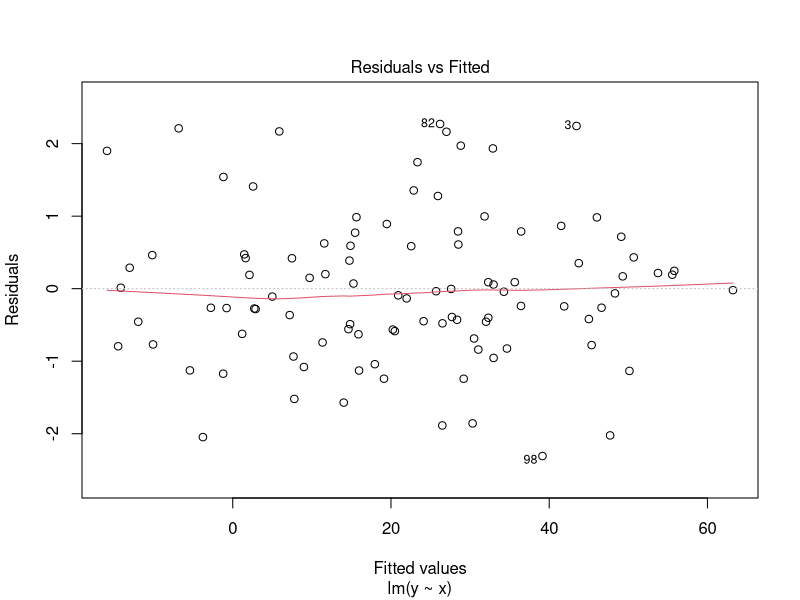
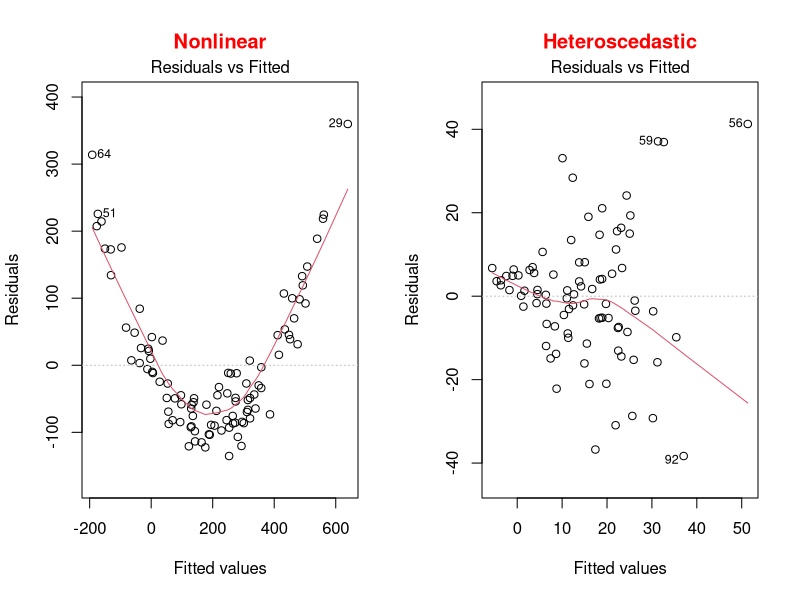
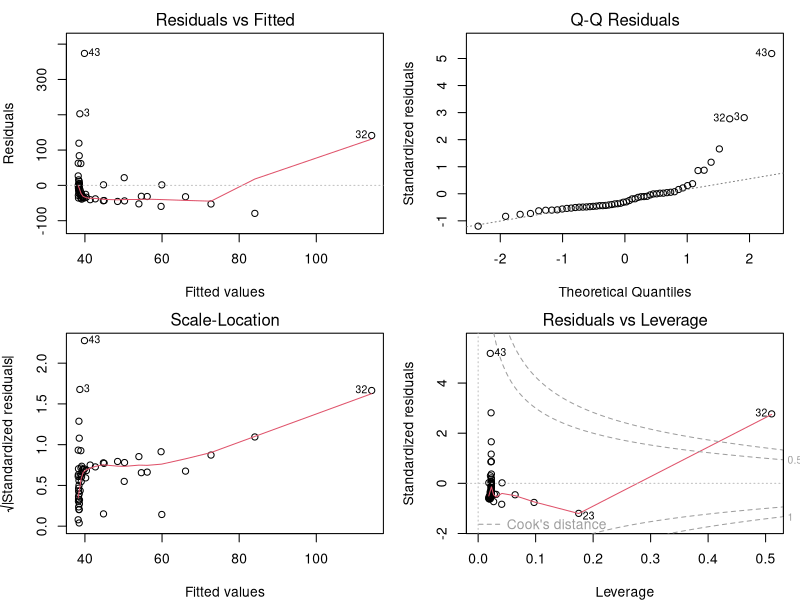
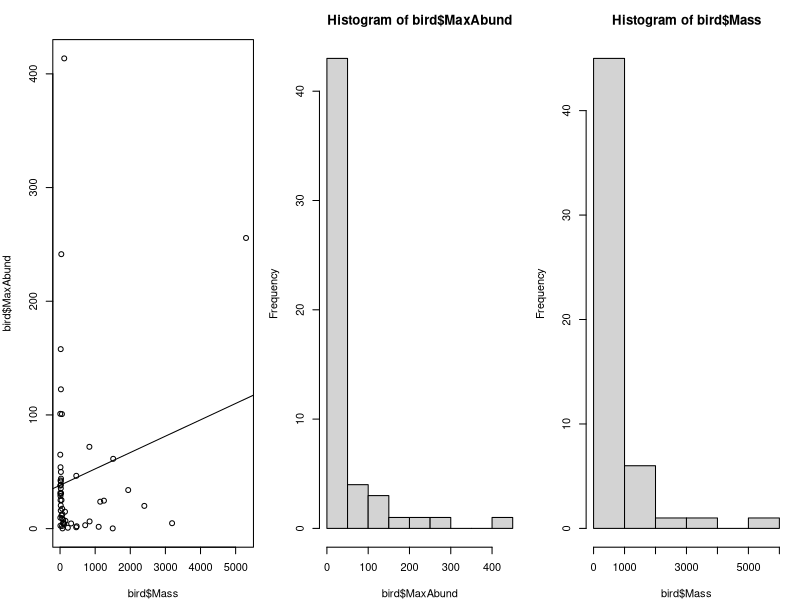
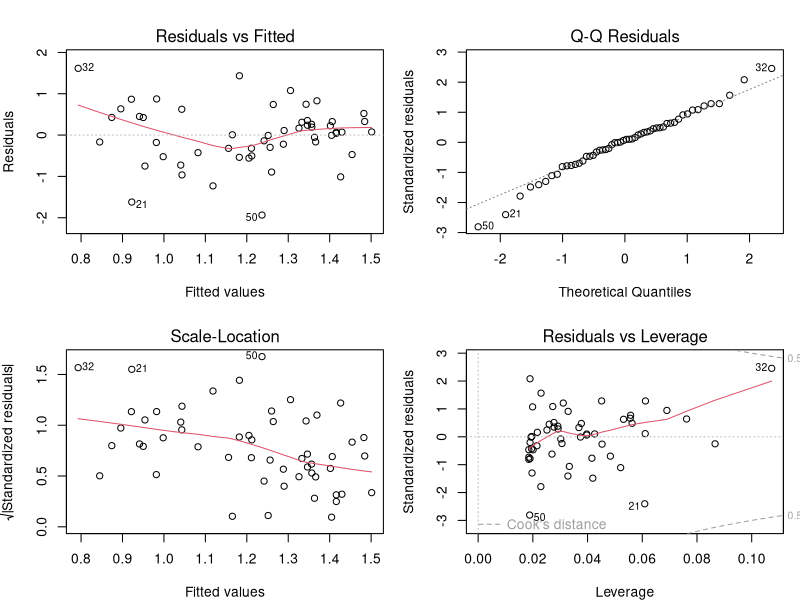
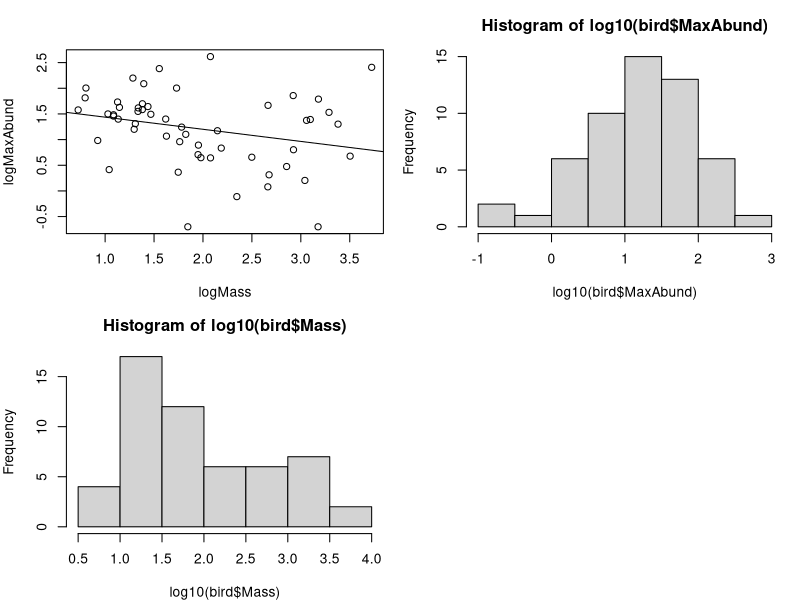
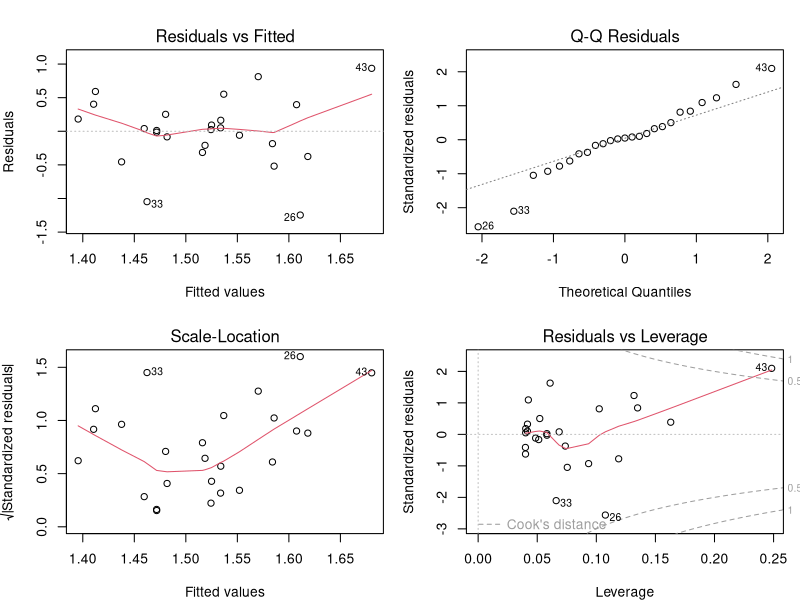
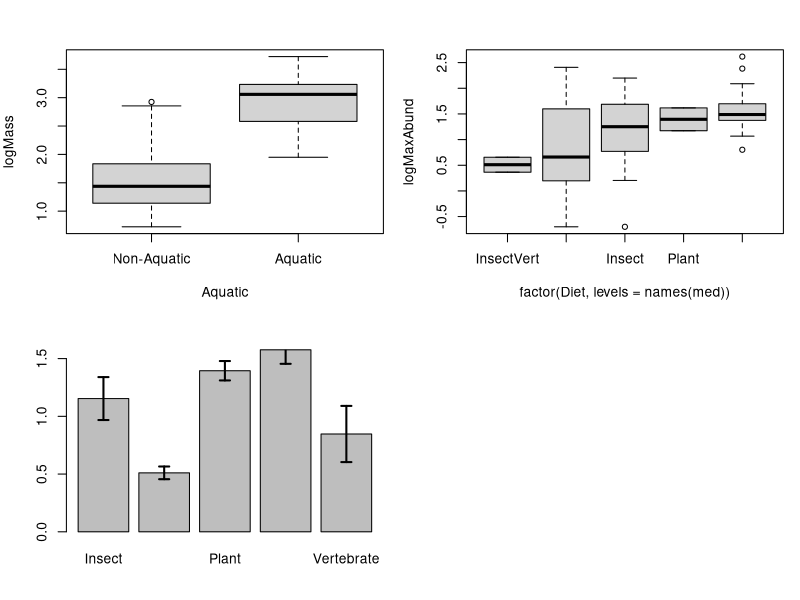

The R script that drew these images, in order: (Note: this script raises an error after producing the figures.)
## ---- chunk 1
knitr::opts_chunk$set(
  comment = "#",
  collapse = TRUE,
  warning = FALSE,
  message = FALSE,
  fig.width=6, fig.height=6,
  fig.align = 'center'
)
## ---- chunk 2
options(repos=structure(c(CRAN="http://cran.r-project.org")))
## ---- chunk 3
if (!require(dplyr)) install.packages("dplyr")
library(dplyr)

if (!require(kableExtra)) install.packages("kableExtra")
library(kableExtra)

if (!require(vegan)) install.packages("vegan")
library(vegan)

if (!require(e1071)) install.packages("e1071")
library(e1071)

if (!require(MASS)) install.packages("MASS")
library(MASS)

if (!require(car)) install.packages("car")
library(car)

if (!require(effects)) install.packages("effects")
library(effects)

## ---- chunk 4
bird <- read.csv("Scripts_and_data/birdsdiet.csv")
## ---- chunk 5
lm1 <- lm(MaxAbund ~ Mass, data = bird)
## ---- chunk 6
set.seed(1234564)
x <- rnorm(100,10,10)
y <- 2*x+0 + rnorm(100)
lm <- lm(y~x)
plot(lm, which = 1)
## ---- chunk 7
par(mfrow=c(1,2))
set.seed(1234564)
x = rnorm(100,10,10)
y = (x)^2 + rnorm(length(x),0,30)
lm=lm(y~scale(x))
plot(lm,which = 1, main = "Nonlinear", col.main="red")

x = rnorm(100,10,10)
y = (x)+0 + rnorm(length(x),0,x)
lm=lm(y~scale(x))
plot(lm,which = 1, main = "Heteroscedastic", col.main="red")
## ---- chunk 8
par(mfrow=c(2,2), mar = c(4,4,2,1), oma =c(0,0,0,0))
plot(lm1)
## ---- chunk 9
par(mfrow=c(1,3), mar = c(4,4,3,1))
plot(bird$MaxAbund ~ bird$Mass)
abline(lm1)
hist(bird$MaxAbund)
hist(bird$Mass)
## ---- chunk 10
shapiro.test(bird$MaxAbund)
shapiro.test(bird$Mass)
## ---- chunk 11
skewness(bird$MaxAbund)
skewness(bird$Mass)
## ---- chunk 12
bird$logMaxAbund <- log10(bird$MaxAbund)
bird$logMass <- log10(bird$Mass)
## ---- chunk 13
lm2 <- lm(logMaxAbund ~ logMass, data = bird)
## ---- chunk 14
par(mfrow=c(2,2), mar=c(4,4,3,1))
plot(lm2)
## ---- chunk 15
plot(logMaxAbund ~ logMass, data=bird)
abline(lm2)
hist(log10(bird$MaxAbund))
hist(log10(bird$Mass))
## ---- chunk 16
summary(lm2)
## ---- chunk 17
lm3 <- lm(logMaxAbund~logMass, data=bird, subset=!bird$Aquatic)
# removes aquatic birds (= TRUE)
# or equivalently
lm3 <- lm(logMaxAbund~logMass, data=bird, subset=bird$Aquatic == 0)
## ---- chunk 18
# Run the model
lm4 <- lm(logMaxAbund ~ logMass, data=bird, subset=bird$Passerine == 1)

# Examine the diagnostic plots
par(mfrow=c(2,2))
plot(lm4)
summary(lm4)

# Compare variance explained by lm2, lm3 and lm4
str(summary(lm4))

# Recall: we want adj.r.squared
summary(lm4)$adj.r.squared # R2-adj = -0.02
summary(lm2)$adj.r.squared # R2-adj = 0.05
summary(lm3)$adj.r.squared # R2-adj = 0.25
## ---- chunk 19
boxplot(logMass ~ Aquatic,
        data = bird,
        names = c("Non-Aquatic",
                  "Aquatic"))
## ---- chunk 20
var.test(logMass ~ Aquatic, data = bird)
## ---- chunk 21
ttest1 <- t.test(logMass ~ Aquatic, var.equal = TRUE, data = bird)

# Or use lm()
ttest.lm1 <- lm(logMass ~ Aquatic, data=bird)
## ---- chunk 22
ttest1$statistic^2
anova(ttest.lm1)$F
# answer: F=60.3845 in both cases
## ---- chunk 23
# Unilateral t-test
uni.ttest1 <- t.test(logMass ~ Aquatic,
                     var.equal = TRUE,
                     data = bird,
                     alternative = "less")
uni.ttest1
## ---- chunk 24
uni.ttest1
## ---- chunk 25
med <- sort(tapply(bird$logMaxAbund,
                   bird$Diet, median))
boxplot(logMaxAbund ~ factor(Diet,
                             levels = names(med)),
        data = bird)
## ---- chunk 26
anov1 <- lm(logMaxAbund ~ Diet,
            data = bird)
anova(anov1)
## ---- chunk 27
aov1 <- aov(logMaxAbund ~ Diet,
            data = bird)
summary(aov1)
## ---- chunk 28
anova(anov1)
## ---- chunk 29
summary(aov1)
## ---- chunk 30
bartlett.test(logMaxAbund ~ Diet,
              data = bird)
## ---- chunk 31
shapiro.test(resid(anov1))
## ---- chunk 32
summary(anov1)
## ---- chunk 33
TukeyHSD(aov(anov1),
         ordered=T)
## ---- chunk 34
sd <- tapply(bird$logMaxAbund, list(bird$Diet), sd)
means <- tapply(bird$logMaxAbund, list(bird$Diet), mean)
n <- length(bird$logMaxAbund)
se <- 1.96*sd/sqrt(n)
bp <- barplot(means)
epsilon = 0.1
segments(bp, means - se, bp, means + se, lwd=2)
segments(bp - epsilon, means - se, bp + epsilon, means - se, lwd = 2)
segments(bp - epsilon, means + se, bp + epsilon, means + se, lwd = 2)
## ---- chunk 35
anov2 <- lm(logMaxAbund ~ Diet*Aquatic,
            data = bird)
summary(anov2)
anova(anov2)
## ---- chunk 36
ancov1 <- lm(logMaxAbund ~ logMass*Diet,
             data = bird)
anova(ancov1)
## ---- chunk 37
ancov2 <- lm(logMaxAbund ~ logMass + Diet,
             data = bird)
anova(ancov2)

## ---- chunk 38
Dickcissel = read.csv("Scripts_and_data/dickcissel.csv")
## ---- chunk 39
str(Dickcissel)
## ---- chunk 40
plot(Dickcissel) # May take some time
## ---- chunk 41
lm.mult <- lm(abund ~ clTma + NDVI + grass,
              data = Dickcissel)
summary(lm.mult)
## ---- chunk 42
par(mfrow=c(2,2))
plot(lm.mult)
## ---- chunk 43
summary(lm.mult)
## ---- chunk 44
par(mfrow=c(1,3))
plot(abund ~ clTma, data = Dickcissel)
plot(abund ~ NDVI,  data = Dickcissel)
plot(abund ~ grass, data = Dickcissel)
## ---- chunk 45
lm.full <- lm(abund ~ . - Present,
              data = Dickcissel)
lm.step <- step(lm.full)
?step
## ---- chunk 46
summary(lm.full)
## ---- chunk 47
summary(lm.step)
## ---- chunk 48
tapply(bird$logMaxAbund,
       bird$Diet,
       mean)
coef(anov1)
coef(anov1)[1] + coef(anov1)[2] # InsectVert
coef(anov1)[1] + coef(anov1)[3] # Plant
## ---- chunk 49
bird$Diet2 <- relevel(bird$Diet, ref="Plant")
anov2 <- lm(logMaxAbund ~ Diet2,
            data = bird)
summary(anov2)
anova(anov2)
## ---- chunk 50
bird$Diet2 <- factor(bird$Diet, levels=names(med))
anov2 <- lm(logMaxAbund ~ Diet2,
            data = bird)
summary(anov2)
anova(anov2)
## ---- chunk 51
sum(contrasts(bird$Diet)[,1])
sum(contrasts(bird$Diet)[,1]*contrasts(bird$Diet)[,2])
## ---- chunk 52
options(contrasts=c("contr.helmert", "contr.poly"))
sum(contrasts(bird$Diet)[,1])
sum(contrasts(bird$Diet)[,1]*contrasts(bird$Diet)[,2])
anov3 <- lm(logMaxAbund ~ Diet,
            data = bird)
summary(anov3)
## ---- chunk 53
table(bird$Aquatic)
## ---- chunk 54
unb.anov1 <- lm(logMaxAbund ~ Aquatic + Diet, data = bird)
unb.anov2 <- lm(logMaxAbund ~ Diet + Aquatic, data = bird)
anova(unb.anov1)
anova(unb.anov2)
## ---- chunk 55
library(car)
Anova(unb.anov1, type = "III")
Anova(unb.anov2, type = "III")
## ---- chunk 56

poly.reg=data.frame(Degree = 0:5,
                    Name = c("Constant","Linear","Quadratic",
                             "Cubic","Quartic","Quintic"),
                    Example = c("\\(3\\)",
                                "\\(x+9\\)",
                                "\\(x^2-x+4\\)",
                                "\\(x^3-x^2+5\\)",
                                "\\(6x^4-x^3+x-2\\)",
                                "\\(x^5-3x^3+x^2+8\\)"))
# knitr::kable(poly.reg, format = "html")
knitr::kable(poly.reg, format = "html", escape=FALSE)
## ---- chunk 57
lm.linear <- lm(abund ~ clDD, data = Dickcissel)
lm.quad   <- lm(abund ~ clDD + I(clDD^2), data = Dickcissel)
lm.cubic  <- lm(abund ~ clDD + I(clDD^2) + I(clDD^3), data = Dickcissel)
## ---- chunk 58
mod <- lm(clDD ~ clFD + clTmi + clTma + clP + grass, data = Dickcissel)
vif(mod)
## ---- chunk 59
library(vegan)
part.lm = varpart(Dickcissel$abund,
                  Dickcissel[ ,c("clDD","clFD","clTmi","clTma","clP")],
                  Dickcissel[ ,c("broadleaf","conif","grass","crop", "urban","wetland")])
part.lm

showvarparts(2)

plot(part.lm,
     digits = 2,
     bg = rgb(48,225,210,80,
              maxColorValue=225),
     col = "turquoise4")
## ---- chunk 60
# Climate set
out.1 = rda(Dickcissel$abund,
            Dickcissel[ ,c("clDD", "clFD","clTmi","clTma","clP")],
            Dickcissel[ ,c("broadleaf","conif","grass","crop", "urban","wetland")])
anova(out.1,
      step = 1000,
      perm.max = 1000)

# Land cover set
out.2 = rda(Dickcissel$abund,
            Dickcissel[ ,c("broadleaf","conif","grass","crop", "urban", "wetland")],
            Dickcissel[ ,c("clDD","clFD","clTmi", "clTma","clP")])
anova(out.2,
      step = 1000,
      perm.max = 1000)
